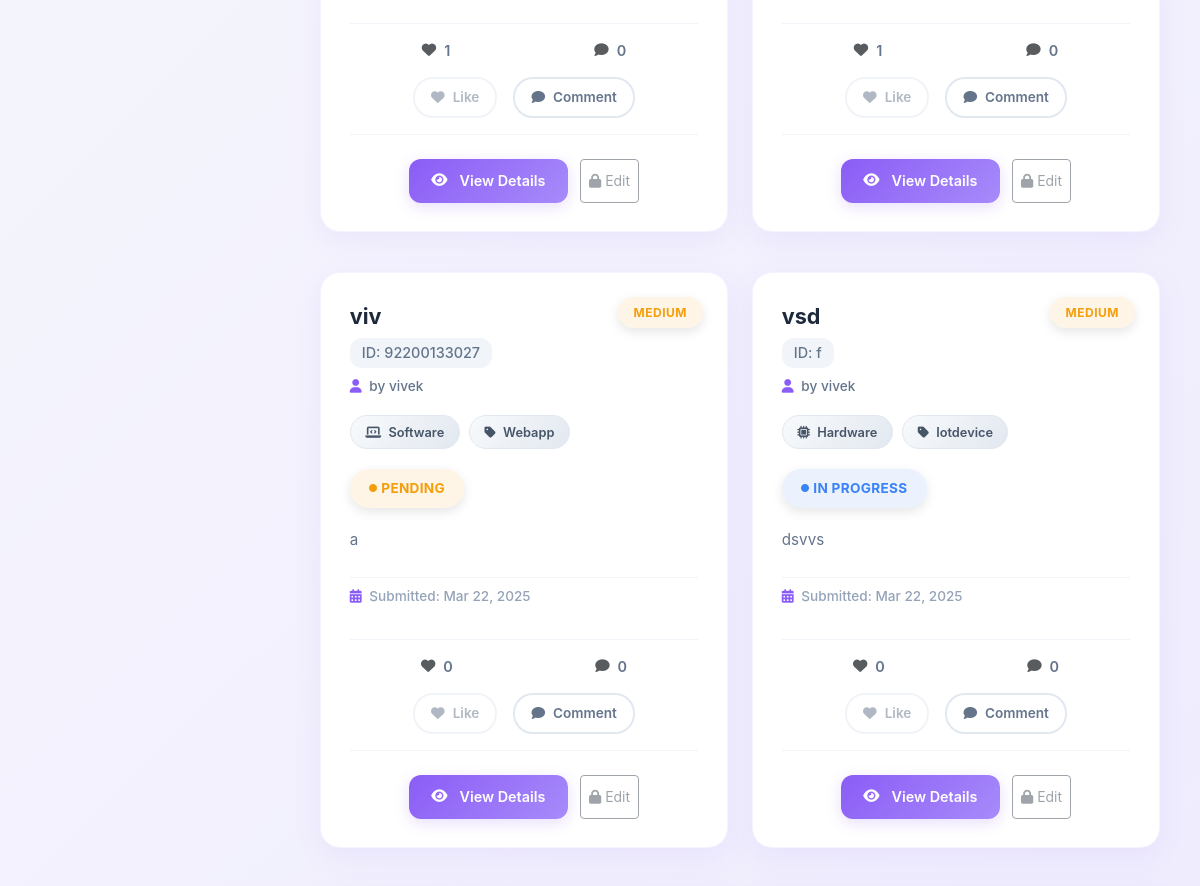
/user/Blog/list-project.php (middle part), run on an earlier commit of the app's database.
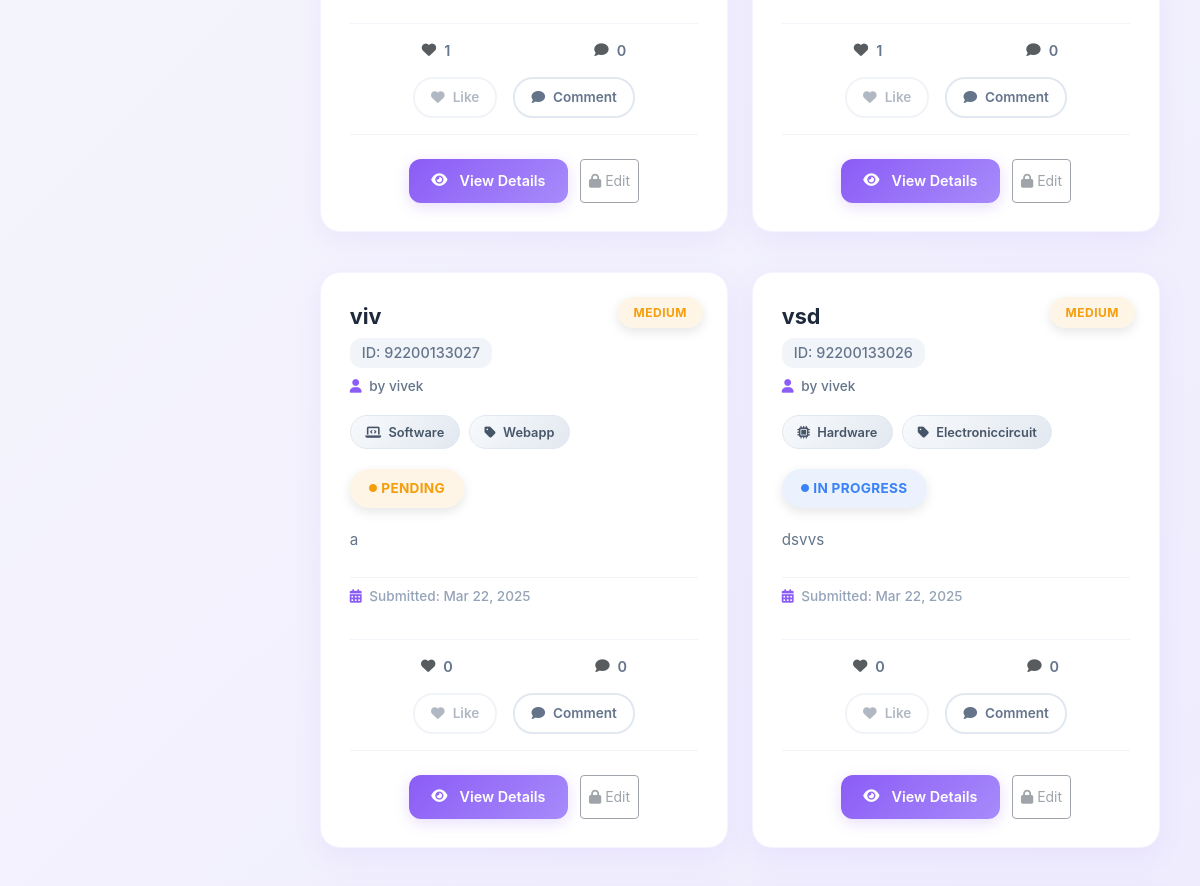
And on a later commit of the database.
### tables this page shows
CREATE TABLE `blog` (
                        `id` int(11) NOT NULL,
                        `user_id` int(11) NOT NULL,
                        `er_number` varchar(50) NOT NULL,
                        `project_name` varchar(100) NOT NULL,
                        `project_type` enum('software','hardware') NOT NULL,
                        `classification` varchar(50) NOT NULL,
                        `description` text NOT NULL,
                        `submission_datetime` datetime NOT NULL,
                        `status` enum('pending','in_progress','completed','rejected') DEFAULT 'pending',
                        `priority1` enum('low','medium','high') DEFAULT 'medium',
                        `assigned_to` varchar(100) DEFAULT NULL,
                        `completion_date` date DEFAULT NULL,
                        `created_at` timestamp NULL DEFAULT current_timestamp(),
                        `updated_at` timestamp NULL DEFAULT current_timestamp() ON UPDATE current_timestamp(),
                        `title` varchar(255) DEFAULT NULL,
                        `content` text DEFAULT NULL
);

CREATE TABLE `register` (
                            `id` int(11) NOT NULL,
                            `name` varchar(100) NOT NULL,
                            `email` varchar(100) NOT NULL,
                            `enrollment_number` varchar(50) NOT NULL,
                            `gr_number` varchar(50) NOT NULL,
                            `password` varchar(255) NOT NULL,
                            `about` varchar(500) NOT NULL,
                            `phone_no` varchar(20) DEFAULT NULL,
                            `department` varchar(100) DEFAULT NULL,
                            `passout_year` year(4) NOT NULL,
                            `user_image` text NOT NULL DEFAULT '',
                            `google_id` varchar(255) DEFAULT NULL,
                            `email_notifications` tinyint(1) DEFAULT 1,
                            `last_notification_sent` datetime DEFAULT NULL,
                            `github_token` text DEFAULT NULL,
                            `role` enum('student','mentor','admin') DEFAULT 'student',
                            `expertise` text DEFAULT NULL,
                            `mentor_rating` decimal(3,2) DEFAULT 0.00,
                            `is_available` tinyint(1) DEFAULT 1
);

### user/Blog/list-project.php (the view, shortened to what the changed rows need)
<?php
$basePath = '../';
include $basePath . 'layout.php';
            ?>
        <?php endforeach;
function createDBConnection() {
    $servername = "localhost";
    $username = "root";
    $password = "";
    $dbname = "ideanest";
    try {
        $conn = new mysqli($servername, $username, $password, $dbname);
        return $conn;
    } catch (Exception $e) {
        error_log("Database connection error: " . $e->getMessage());
        return false;
    }
}
function getStatusClass($status) {
    switch ($status) {
        case 'pending': return 'status-pending';
        case 'in_progress': return 'status-in_progress';
    }
}
function getPriorityClass($priority) {
    switch ($priority) {
        case 'high': return 'priority-high';
        case 'medium': return 'priority-medium';
    }
}
function formatDate($date) {
    try {
        return date('M d, Y', strtotime($date));
    } catch (Exception $e) {
        return 'N/A';
    }
}
function truncateText($text, $length = 150) {
    if (strlen($text) <= $length) {
        return $text;
    }
    return substr($text, 0, $length) . '...';
}
?>
<!DOCTYPE html>
<html lang="en">
<head>
    <link href="https://cdn.jsdelivr.net/npm/bootstrap@5.3.0/dist/css/bootstrap.min.css" rel="stylesheet">
    <link rel="stylesheet" href="https://cdnjs.cloudflare.com/ajax/libs/font-awesome/6.4.0/css/all.min.css">
    <link rel="stylesheet" href="../../assets/css/list_project.css">
    <link rel="stylesheet" href="../../assets/css/layout_user.css">
</head>
<body>
<div class="main-content">
    <?php
    $current_user_id = isset($_SESSION['user_id']) ? $_SESSION['user_id'] : null;
    $projects = [];
    $page = isset($_GET['page']) ? max(1, (int)$_GET['page']) : 1;
    $per_page = 6;
    $offset = ($page - 1) * $per_page;
    try {
        $conn = createDBConnection();
        $where_conditions = ["1=1"];
        $params = [];
        $types = "";
        $where_clause = implode(" AND ", $where_conditions);
        $sql = "SELECT b.*, r.id as owner_id, r.name as owner_name,
                       (SELECT COUNT(*) FROM idea_likes WHERE idea_id = b.id) as like_count,
                       (SELECT COUNT(*) FROM idea_comments WHERE idea_id = b.id) as comment_count,
                       " . ($current_user_id ? "(SELECT COUNT(*) FROM idea_likes WHERE idea_id = b.id AND user_id = ?) as user_liked" : "0 as user_liked") . "
                FROM blog b
                LEFT JOIN register r ON b.user_id = r.id
                WHERE " . $where_clause . " ORDER BY
                CASE b.priority1 WHEN 'high' THEN 1 WHEN 'medium' THEN 2 WHEN 'low' THEN 3 END,
                b.submission_datetime DESC
                LIMIT ? OFFSET ?";
        $final_params = [];
        $final_types = "";
        $final_params = array_merge($final_params, $params);
        $final_types .= $types;
        $final_params[] = $per_page;
        $final_params[] = $offset;
        $final_types .= "ii";
        if (!empty($final_params)) {
            $stmt = $conn->prepare($sql);
            $stmt->bind_param($final_types, ...$final_params);
            $stmt->execute();
            $result = $stmt->get_result();
            $projects = $result->fetch_all(MYSQLI_ASSOC);
        }
    } catch (Exception $e) {
        $error_message = "Error: " . $e->getMessage();
        error_log("Projects page error: " . $e->getMessage());
    }
    ?>
    <div id="projectsContainer">
        <?php if (empty($projects)): ?>
            <div class="empty-state">
                <div class="empty-icon">
                    <i class="fas fa-folder-open"></i>
                </div>
                <h3>No Ideas Found</h3>
                <p>No Ideas match your search criteria. Try adjusting your filters.</p>
                <a href="add_project.php" class="btn btn-purple mt-3">
                    <i class="fas fa-plus me-2"></i>Create New Idea
                </a>
            </div>
        <?php else: ?>
            <div class="projects-grid" id="projectsGrid">
                <?php foreach ($projects as $project):
                    $can_edit = ($current_user_id && $current_user_id == $project['user_id']);
                    $user_liked = ($current_user_id && $project['user_liked'] > 0);
                    ?>
                    <div class="project-card" data-aos="fade-up" data-idea-id="<?php echo $project['id']; ?>">
                        <div class="priority-badge <?php echo getPriorityClass($project['priority1']); ?>">
                            <?php echo ucfirst($project['priority1']); ?>
                        </div>
                        <div class="project-header">
                            <div>
                                <h3 class="project-title"><?php echo htmlspecialchars($project['project_name']); ?></h3>
                                <div class="project-id">ID: <?php echo htmlspecialchars($project['er_number']); ?></div>
                                <div class="project-owner">
                                    <i class="fas fa-user me-1"></i>
                                    by <?php echo htmlspecialchars($project['owner_name'] ?: 'Unknown'); ?>
                                </div>
                            </div>
                        </div>
                        <div class="project-meta">
                            <span class="meta-tag">
                                <i class="<?php echo ($project['project_type'] == 'software') ? 'fas fa-laptop-code' : 'fas fa-microchip'; ?> me-1"></i>
                                <?php echo ucfirst($project['project_type']); ?>
                            </span>
                            <span class="meta-tag">
                                <i class="fas fa-tag me-1"></i>
                                <?php echo ucfirst(str_replace('_', ' ', $project['classification'])); ?>
                            </span>
                        </div>
                        <div class="status-badge <?php echo getStatusClass($project['status']); ?>">
                            <i class="fas fa-circle me-1" style="font-size: 0.5rem;"></i>
                            <?php echo ucfirst(str_replace('_', ' ', $project['status'])); ?>
                        </div>
                        <div class="project-description">
                            <?php echo nl2br(htmlspecialchars(truncateText($project['description']))); ?>
                        </div>
                        <div class="project-date">
                            <i class="fas fa-calendar-alt me-1"></i>
                            Submitted: <?php echo formatDate($project['submission_datetime']); ?>
                        </div>
                        <div class="project-engagement">
                            <div class="engagement-stats">
                                <span class="engagement-stat">
                                    <i class="fas fa-heart <?php echo $user_liked ? 'text-danger' : 'text-muted'; ?>"></i>
                                    <span class="like-count"><?php echo $project['like_count']; ?></span>
                                </span>
                                <span class="engagement-stat">
                                    <i class="fas fa-comment text-muted"></i>
                                    <span class="comment-count"><?php echo $project['comment_count']; ?></span>
                                </span>
                            </div>
                            <div class="engagement-actions">
                                <?php if ($current_user_id): ?>
                                    <button class="btn-like <?php echo $user_liked ? 'liked' : ''; ?>"
                                            data-idea-id="<?php echo $project['id']; ?>"
                                            title="<?php echo $user_liked ? 'Unlike' : 'Like'; ?> this idea">
                                        <i class="fas fa-heart"></i>
                                        <span class="like-text"><?php echo $user_liked ? 'Liked' : 'Like'; ?></span>
                                    </button>
                                <?php else: ?>
                                    <button class="btn-like disabled" title="Login to like ideas">
                                        <i class="fas fa-heart"></i>
                                        <span class="like-text">Like</span>
                                    </button>
                                <?php endif; ?>
                                <button class="btn-comment" data-idea-id="<?php echo $project['id']; ?>" title="View comments">
                                    <i class="fas fa-comment"></i>
                                    <span>Comment</span>
                                </button>
                            </div>
                        </div>
                        <div class="project-actions">
                            <button class="btn btn-outline-purple btn-sm view-details-btn" data-project-id="<?php echo $project['id']; ?>">
                                <i class="fas fa-eye me-1"></i>View Details
                            </button>
                            <?php if ($can_edit): ?>
                                <a href="edit.php?id=<?php echo $project['id']; ?>" class="btn btn-outline-purple btn-sm">
                                    <i class="fas fa-edit me-1"></i>Edit
                                </a>
                            <?php else: ?>
                                <button class="btn btn-outline-secondary btn-sm" disabled title="You can only edit your own idea">
                                    <i class="fas fa-lock me-1"></i>Edit
                                </button>
                            <?php endif; ?>
                        </div>
                    </div>
                <?php endforeach; ?>
            </div>
        <?php endif; ?>
    </div>
</div>
</body>
</html>

What changed in the data, as far as the page shows it:
changed blog "vsd": er_number "f" → "92200133026"; classification "Iotdevice" → "Electroniccircuit"
